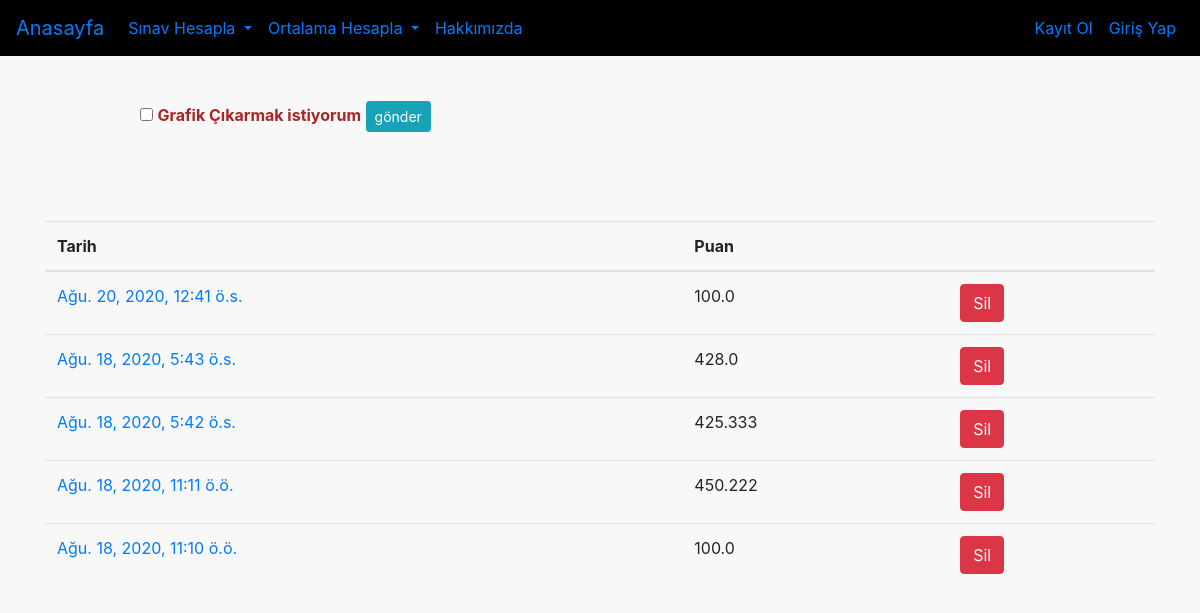
Page /LGS/dashboard/2 on the committed database.
### LGS/models.py (models this page shows, shortened)
class LGS(models.Model):
    ogrenci = models.ForeignKey("auth.User",on_delete = models.CASCADE, verbose_name = "ogrenci")
    lgspuan = models.FloatField(verbose_name="LGSpuan",max_length=7,default=500)
    created_date = models.DateTimeField(auto_now=True)
    class Meta:
        ordering = ["-created_date"]

### LGS/views.py (the view)
# urls.py: path("dashboard/<int:id>", dashboard, name = "dashboard"),
def dashboard(request, id):
    results = LGS.objects.filter(ogrenci_id = id)
    checking = request.GET.get("checking")
    data = list()
    labels = list()
    if checking == "on":
        for result in results.order_by("created_date"):
            data.append(float(result.lgspuan))
            labels.append(str(result.created_date.day)+'/'+str(result.created_date.month)+'/'+str(result.created_date.year))
        context = {
            "results" : results,
            "data" : data,
            "labels" : labels
        }
        return render(request, "chartForLGS.html", context)
    else:
        context = {
            "results" : results,
        }
        return render(request, "dashboardForLGS.html", context)

### templates/dashboardForLGS.html (shortened to what this page needs)
{% extends "layout.html" %}
{% block body %}
{% if results %}
<div style = "margin-bottom:20px;" class="row">
  <div class="col-md-10 offset-md-1">
  <form action="/LGS/dashboard/{{user.id}}">
    <input type = "checkbox" class ="checking" name = "checking">
    <label for="checkbox"><p class = "checking"><strong>Grafik Çıkarmak istiyorum</strong></p></label>
    <button type ="submit" class = "btn btn-info btn-sm">gönder</button>
  </form>
  </div>
</div>
<div style = "margin-bottom:20px;" class="row">
</div>
<table class="table table-hover">
  <thead>
    <tr>
        <th scope="col">Tarih</th>
        <th scope="col">Puan</th>
        <th scope="col"> </th>
    </tr>
  </thead>
  <tbody>
{% for result in results %}
    <tr>
        <td> <a href = "/LGS/detail/{{result.id}}"> {{result.created_date}} </a></td>
        <td> {{result.lgspuan}} </td>
        <td> <a class = "btn btn-danger" href = "/LGS/DeleteResult/{{result.id}}"> Sil </a> </td>
    </tr>
{% endfor %}
  </tbody>
</table>
{% endif %}
{% endblock body %}

### static/css/css.css (style rules this page uses)
body { margin: 0; padding: 0; background-color: rgb(248, 248, 248); }
p.checking { color: rgb(168, 37, 37); }

### rows in the picture
LGS: created_date "Ağu. 20, 2020, 12:41 ö.s.", lgspuan "100.0"
LGS: created_date "Ağu. 18, 2020, 5:43 ö.s.", lgspuan "428.0"
LGS: created_date "Ağu. 18, 2020, 5:42 ö.s.", lgspuan "425.333"
LGS: created_date "Ağu. 18, 2020, 11:11 ö.ö.", lgspuan "450.222"
LGS: created_date "Ağu. 18, 2020, 11:10 ö.ö.", lgspuan "100.0"
